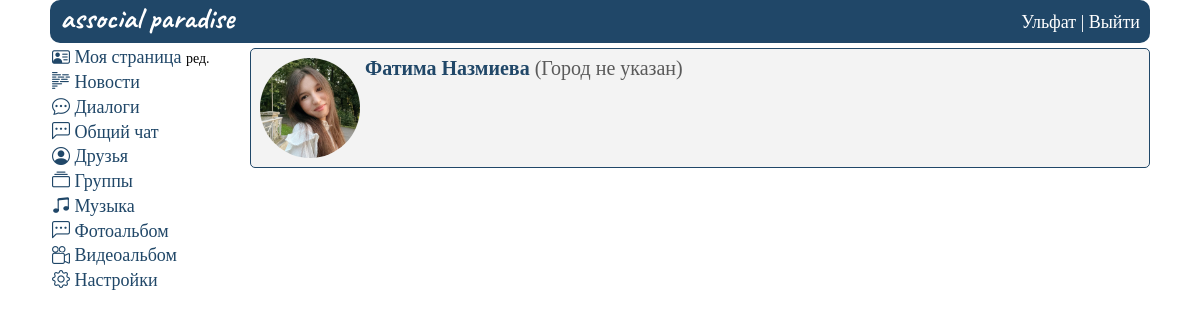
Page /users (signed in) on the earlier database version.
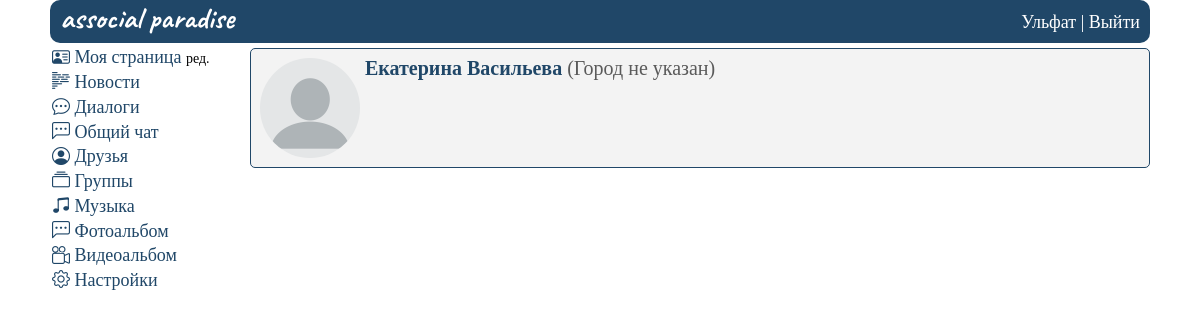
Same page on the later database version.
### mysite/models.py (models this page shows)
class FriendsList(models.Model):
    from_user = models.TextField(max_length=100)
    to_user = models.TextField(max_length=100)
    friends = models.TextField(max_length=1, default=0)
    time_create = models.DateTimeField(auto_now_add=True)
    class Meta:
        verbose_name_plural = 'Друзья'

### mysite/views.py (the view)
# urls.py: path("users", AllUsers.as_view(), name="users"), #Показать список всех пользователей
class AllUsers(LoginRequiredMixin, ListView):
    model = UserProfile
    template_name = 'users.html'
    context_object_name = 'AllUsers'
    login_url = 'home'
    def get_context_data(self, *, object_list=None, **kwargs):
        context = super().get_context_data(**kwargs)
        context['userid'] = getAuthUser(self.request)
        context['allDialogues'] = getAllMessages(context['userid'])
        context['unread_messages'] = calculation_unread(context['allDialogues'], context['userid'])
        context['personal_data'] = getUser(context['userid'])
        return context
    def get_queryset(self):
        userid = getAuthUser(self.request)
        data = FriendsList.objects.raw(
            f'SELECT * FROM MYSITE_friendslist fl JOIN MYSITE_userprofile up on fl.to_user = up.user_id WHERE fl.from_user = {userid} and fl.friends = 1')
        return data

### mysite/views.py (called while the page is built)
def getAuthUser(request):
    return request.session.get('is_auth', False)

def getUser(userid):
    return UserProfile.objects.get(user_id=userid)

def calculation_unread(messages, userid):
    msg = 0
    for i in messages:
        if i.status_message == 0 and int(i.last_sender) != userid:
            msg += 1
    return msg

def getAllMessages(userid):
    allMsg = HaveDialog.objects.raw(
        f'select 1 as id, up.first_name as name_sender, up2.first_name as name_recipient, hd.time_update, hd.last_sender, up3.first_name as name_last_sender, hd.user_recipient_id, hd.user_sender_id, hd.status_message, up.avatar, hd.last_message from mysite_havedialog hd join mysite_userprofile up on up.user_id = hd.user_sender_id join mysite_userprofile up2 on up2.user_id = hd.user_recipient_id join mysite_userprofile up3 on up3.user_id = hd.last_sender where hd.user_recipient_id = {userid} order by hd.time_update desc')
    return allMsg

### mysite/templates/users.html (shortened to what this page needs)
{%extends 'base.html'%}
{% load static %}
{%block content%}
    <div class="wrapper_users">
    {% include "header.html" %}
    <div class="rows_user">
        <div class="col1_user">
            {% include "menu.html" %}
        </div>
        <div class="col2_user">
            <div class="user_list">
                {% for user in AllUsers %}
                <div class="user_item">
                    <div class="user_item_img">
                        <img src="{% static user.avatar|cut:'mysite/static' %}">
                    </div>
                    <div class="user_item_name">
                        <a href="{% url 'viewUser' user.user_id %}" class="user_links">{{ user.first_name }} {{ user.last_name }}</a>
                    </div>
                    {% if user.hometown %}
                    <div class="user_item_hometown">
                        ({{ user.hometown }})
                    </div>
                    {% else %}
                    <div class="user_item_hometown">
                        <span>(Город не указан)</span>
                    </div>
                    {% endif %}
                </div>
                {% endfor %}
            </div>
        </div>
    </div>
    </div>
{%endblock%}

Differences in the rows shown:
removed FriendsList: first_name "Фатима", last_name "Назмиева", shows "(Город не указан)"
added FriendsList: first_name "Екатерина", last_name "Васильева", shows "(Город не указан)"
